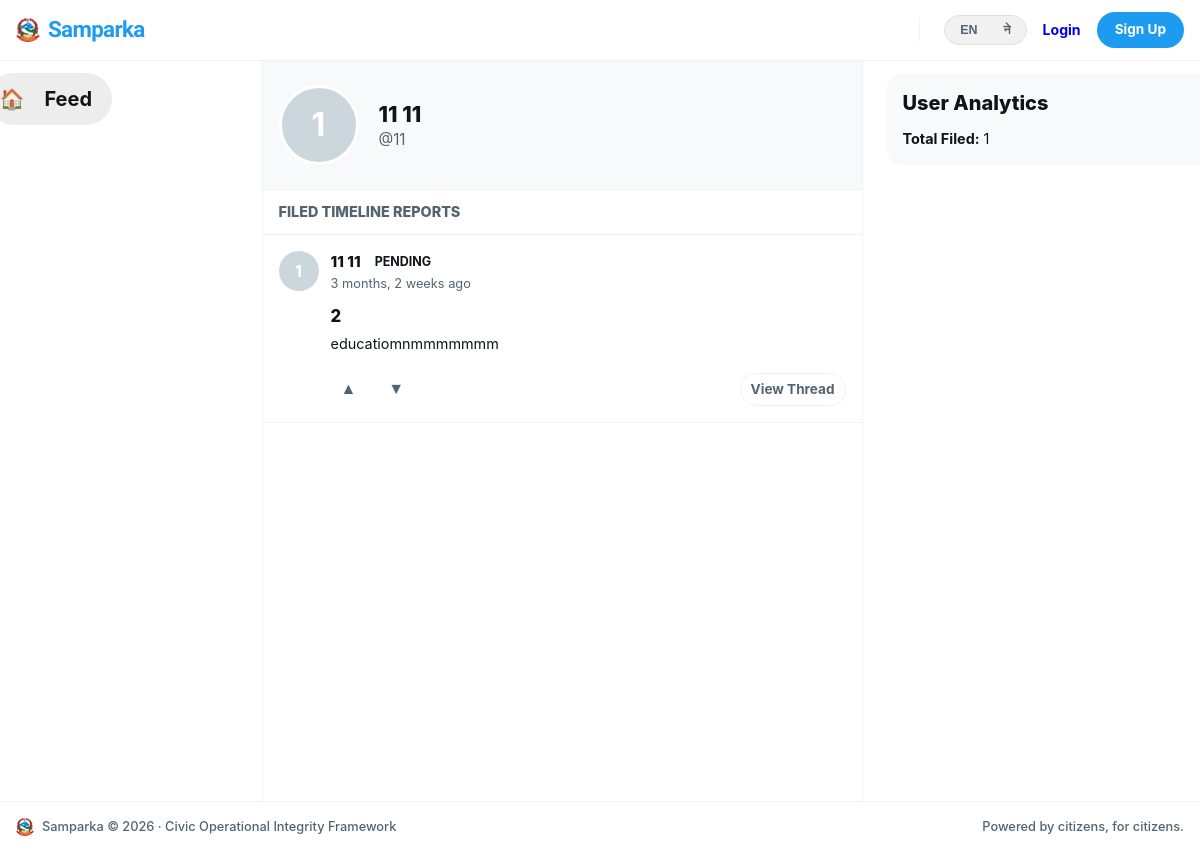
Before: /accounts/profile/11/ with the older database file.
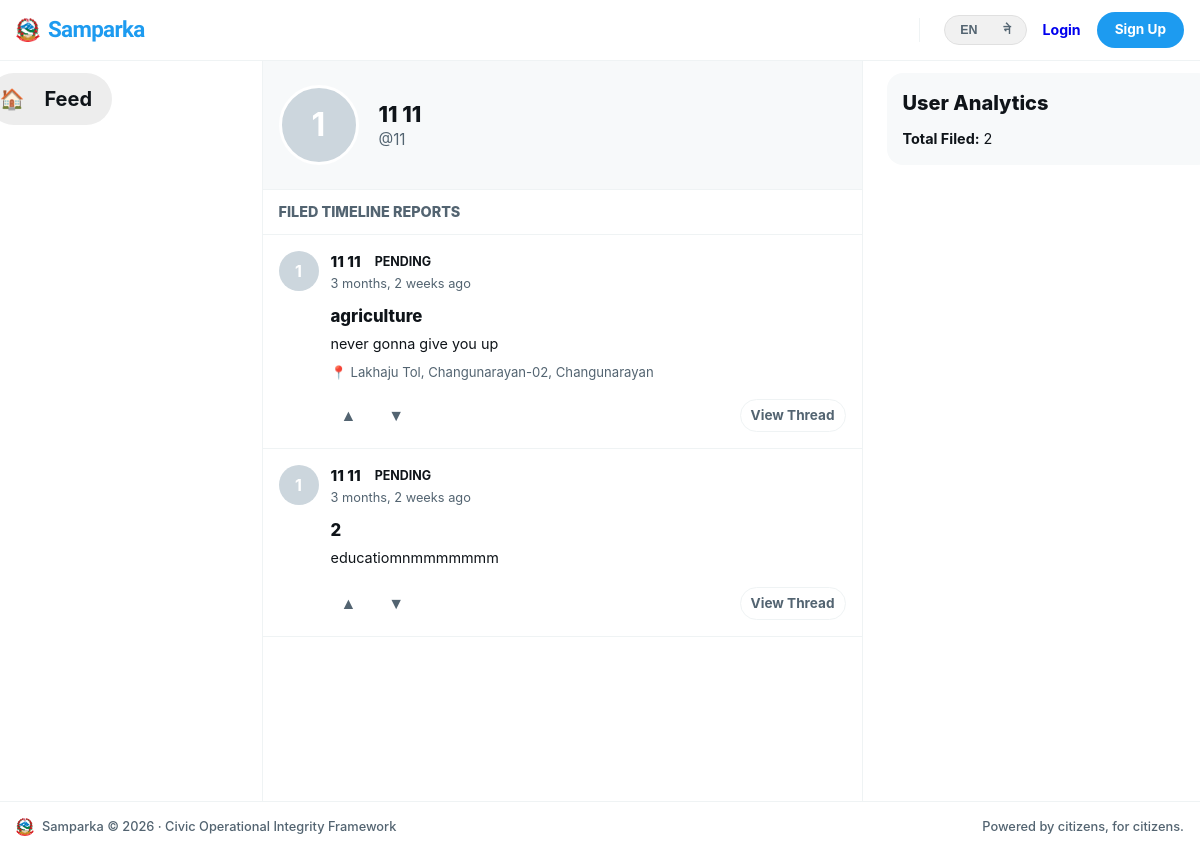
After: the same page with the newer database file.
### accounts/models.py (models this page shows, shortened)
class User(AbstractUser):
    avatar = models.ImageField(upload_to='avatars/', null=True, blank=True)
    bio = models.TextField(max_length=300, blank=True)
    district = models.CharField(max_length=100, blank=True)
    ward = models.CharField(max_length=100, blank=True)
    phone = models.CharField(max_length=15, blank=True)
    is_verified = models.BooleanField(default=False)
    role = models.CharField(          # ← now inside the class
        max_length=20,
        choices=ROLE_CHOICES,
        default="user"
    )
    @property
    def display_name(self):
        if self.first_name:
            return f"{self.first_name} {self.last_name}".strip()
        return self.username

### complaints/models.py (models this page shows, shortened)
class Complaint(models.Model):
    STATUS_PENDING = 'pending'
    STATUS_VERIFIED = 'verified'
    STATUS_IN_PROGRESS = 'in_progress'
    STATUS_SOLVED = 'solved'
    STATUS_REJECTED = 'rejected'
    STATUS_CHOICES = [
        (STATUS_PENDING, _('Pending')),
        (STATUS_VERIFIED, _('Verified')),
        (STATUS_IN_PROGRESS, _('In Progress')),
        (STATUS_SOLVED, _('Solved')),
        (STATUS_REJECTED, _('Rejected')),
    ]
    STATUS_COLORS = {
        STATUS_PENDING: '#F59E0B',
        STATUS_VERIFIED: '#3B82F6',
        STATUS_IN_PROGRESS: '#8B5CF6',
        STATUS_SOLVED: '#10B981',
        STATUS_REJECTED: '#EF4444',
    }
    PRIORITY_CHOICES = [
        ('low', _('Low')),
        ('medium', _('Medium')),
        ('high', _('High')),
        ('urgent', _('Urgent')),
    ]
    priority = models.CharField(max_length=10, choices=PRIORITY_CHOICES, default='medium')
    due_date = models.DateField(null=True, blank=True)
    author = models.ForeignKey(settings.AUTH_USER_MODEL, on_delete=models.CASCADE, related_name='complaints')
    department = models.ForeignKey(Department, on_delete=models.SET_NULL, null=True, related_name='complaints')
    title = models.CharField(max_length=200)
    description = models.TextField()
    status = models.CharField(max_length=20, choices=STATUS_CHOICES, default=STATUS_PENDING)
    location_name = models.CharField(max_length=200, blank=True, help_text='Human readable location name')
    latitude = models.DecimalField(max_digits=9, decimal_places=6, null=True, blank=True)
    longitude = models.DecimalField(max_digits=9, decimal_places=6, null=True, blank=True)
    upvotes = models.ManyToManyField(settings.AUTH_USER_MODEL, through='Vote', related_name='voted_complaints', blank=True)
    view_count = models.PositiveIntegerField(default=0)
    admin_note = models.TextField(blank=True, help_text='Internal note from admin (not shown to public)')
    is_anonymous = models.BooleanField(default=False)
    created_at = models.DateTimeField(auto_now_add=True)
    updated_at = models.DateTimeField(auto_now=True)
    class Meta:
        ordering = ['-created_at']

### accounts/views.py (the view)
# urls.py: path('profile/<str:username>/',             views.profile_view,          name='profile'),
def profile_view(request, username):
    profile_user = get_object_or_404(User, username=username)
    complaints = profile_user.complaints.select_related('department').order_by('-created_at')[:10]
    return render(request, 'accounts/profile.html', {
        'profile_user': profile_user,
        'complaints': complaints,
    })

### accounts/context_processors.py (called while the page is built)
def notifications(request):
    if request.user.is_authenticated:
        return {
            'unread_count': request.user.notifications.filter(is_read=False).count()
        }
    return {'unread_count': 0}

### accounts/templates/accounts/profile.html (shortened to what the changed rows need)
{% extends "base.html" %}
{% load i18n %}
{% load static %}
{% block content %}
<div class="x-workspace-container">
  <main class="x-panel-center">
    <div style="padding: 24px 16px; border-bottom: 1px solid var(--border-color); display: flex; align-items: center; gap: 20px; background-color: var(--bg-subtle);">
      {% if profile_user.avatar %}
        <img src="{{ profile_user.avatar.url }}" alt="Avatar" style="width: 80px; height: 80px; border-radius: 50%; object-fit: cover; border: 3px solid #fff; box-shadow: 0 2px 8px rgba(0,0,0,0.05);" />
      {% else %}
        <span style="width: 80px; height: 80px; border-radius: 50%; background: #ccd6dd; display: inline-flex; align-items: center; justify-content: center; font-weight: 700; color: #fff; font-size: 2rem; border: 3px solid #fff;">{{ profile_user.username|first|upper }}</span>
      {% endif %}
      <div style="flex: 1;">
        <h2 style="font-size: 1.35rem; font-weight: 800; color: var(--text-main);">{{ profile_user.display_name }}</h2>
        <div style="color: var(--text-muted); font-size: 0.95rem;">@{{ profile_user.username }}</div>
      </div>
    </div>
    <div class="x-feed-stream-container">
      {% for complaint in complaints %}
        <div style="padding: 16px; border-bottom: 1px solid var(--border-color); background: #fff; display: flex; flex-direction: column; gap: 12px;" data-complaint="{{ complaint.id }}">
          <div style="display: flex; align-items: flex-start; gap: 12px; width: 100%;">
            {% if profile_user.avatar %}
              <img src="{{ profile_user.avatar.url }}" style="min-width: 40px; width: 40px; height: 40px; border-radius: 50%; object-fit: cover;" />
            {% else %}
              <span class="complaint-author-avatar" style="min-width: 40px; height: 40px; display: flex; align-items: center; justify-content: center; border-radius: 50%; background: var(--bg-subtle); font-weight: 700;">
                {{ profile_user.username|first|upper }}
              </span>
            {% endif %}
            <div style="flex: 1; min-width: 0;">
              <div style="display: flex; align-items: center; gap: 6px; flex-wrap: wrap; margin-bottom: 2px;">
                <span style="font-weight: 800; font-size: 0.95rem; color: var(--text-main);">{{ profile_user.display_name }}</span>
                <span class="status-badge status-{{ complaint.status }}" style="font-size: 0.75rem;">{{ complaint.get_status_display }}</span>
              </div>
              <div style="font-size: 0.8rem; color: var(--text-muted);">{{ complaint.created_at|timesince }} {% trans "ago" %}</div>
            </div>
          </div>
          <div style="padding-left: 52px;">
            <h3 style="font-size: 1.05rem; font-weight: 800; margin: 0 0 6px 0; color: var(--text-main);">
              <a href="{% url 'complaints:detail' complaint.id %}" style="color: inherit; text-decoration: none;">{{ complaint.title }}</a>
            </h3>
            <p style="font-size: 0.9rem; color: var(--text-main); margin: 0; line-height: 1.45;">{{ complaint.description|truncatewords:30 }}</p>
            {% if complaint.location_name %}
              <div style="font-size: 0.82rem; color: var(--text-muted); margin-top: 8px; display: flex; align-items: center; gap: 4px;">
                📍 {{ complaint.location_name }}
              </div>
            {% endif %}
            <div style="display: flex; align-items: center; gap: 20px; margin-top: 14px; padding-top: 4px; font-size: 0.85rem; color: var(--text-muted);">
              <div class="vote-group">
                <button class="x-pill-vote-arrow up" onclick="handleVote('{{ complaint.id }}', 'up')" title="{% trans 'Upvote' %}">▲</button>
                <span class="x-pill-vote-counter">{{ complaint.score }}</span>
                <button class="x-pill-vote-arrow down" onclick="handleVote('{{ complaint.id }}', 'down')" title="{% trans 'Downvote' %}">▼</button>
              </div>
              <a href="{% url 'complaints:detail' complaint.id %}" class="x-pill-action-btn" style="text-decoration: none; font-size: 0.78rem; font-weight: 700; border: 1px solid var(--border-color); color: var(--text-main); background: #fff; padding: 4px 12px; margin-left: auto; border-radius: 14px;">
                {% trans "View Thread" %}
              </a>
            </div>
          </div>
        </div>
      {% empty %}
        <div style="padding: 48px 16px; text-align: center; color: var(--text-muted); font-size: 0.95rem;">
          {% trans "No civil complaints have been published by this account context yet." %}
        </div>
      {% endfor %}
    </div>
  </main>
  <aside class="x-panel-right">
    <div class="x-sticky-scroll-box">
      <section class="x-right-panel-widget">
        <h4 class="x-widget-panel-title">{% trans "User Analytics" %}</h4>
        <div style="font-size: 0.9rem; color: var(--text-main);">
          <strong>{% trans "Total Filed:" %}</strong> {{ complaints.count }}
        </div>
      </section>
    </div>
  </aside>
</div>
{% endblock %}

Changed rows visible on the page:
added Complaint: {{ profile_user.username|first|upper }} "1", {{ profile_user.display_name }} "11 11", status "PENDING", created_at "3 months, 2 weeks", title "agriculture", description "never gonna give you up", location_name "Lakhaju Tol, Changunarayan-02, Changunarayan"
Other visible differences:
{{ complaints.count }}: "1" → "2"
